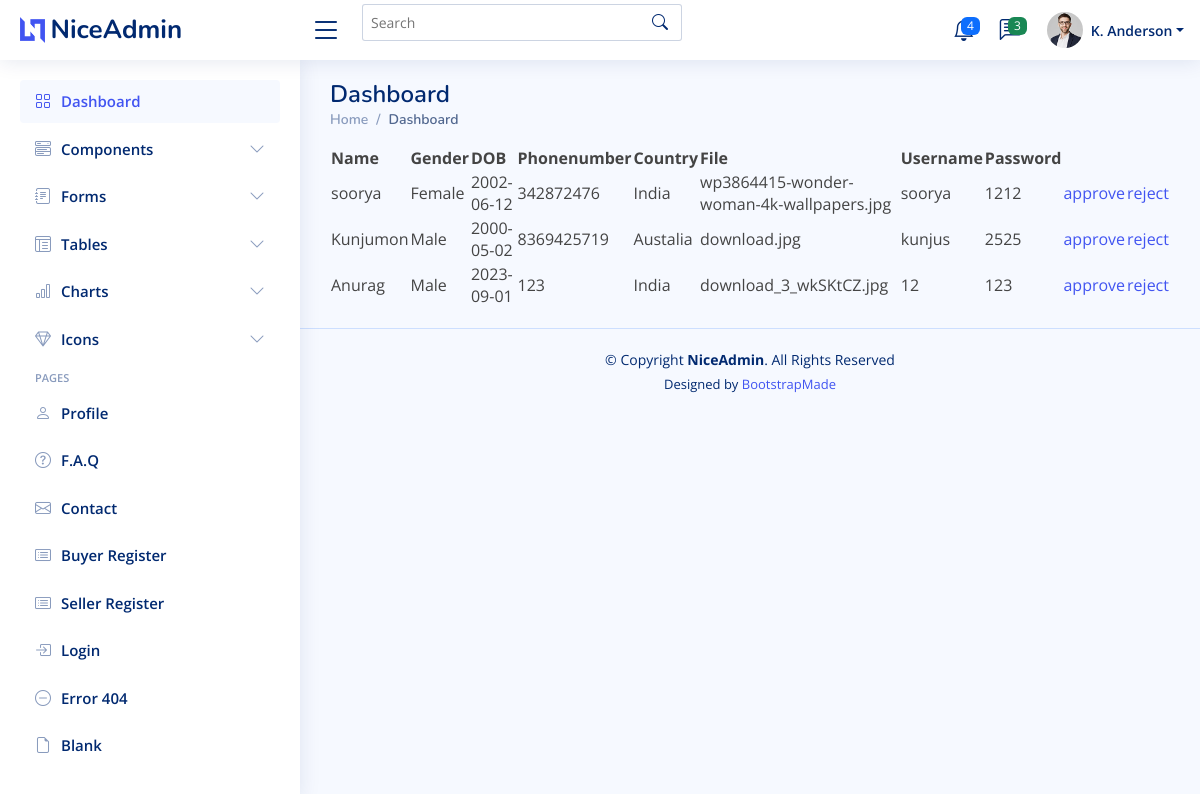
Page /viewseller/ on the committed database.
### seller/models.py (models this page shows)
class sellerregister_tb(models.Model):
    Name=models.CharField(max_length=20)
    Gender=models.CharField(max_length=20)
    DOB=models.CharField(max_length=20)
    Phonenumber=models.CharField(max_length=20)
    Country=models.CharField(max_length=20)
    File=models.FileField()
    Username=models.CharField(max_length=20)
    Password=models.CharField(max_length=20)
    Status=models.CharField(max_length=20,default='pending')

### siteadmin/views.py (the view)
# urls.py: path('viewseller/',views.viewseller,name="viewseller"),
def viewseller(request):
    seller=sellerregister_tb.objects.all()
    return render(request,'viewseller.html',{'se':seller})

### templates/viewseller.html
{% extends 'Newbase.html' %}
{% block content%}
<html>
    <body>
        <table>
            <tr>
                <th>Name</th>
                <th>Gender</th>
                <th>DOB</th>
                <th>Phonenumber</th>
                <th>Country</th>
                <th>File</th>
                <th>Username</th>
                <th>Password</th>
            </tr>
            {% for v in se %}
            <tr>
                <td>{{v.Name}}</td>
                <td>{{v.Gender}}</td>
                <td>{{v.DOB}}</td>
                <td>{{v.Phonenumber}}</td>
                <td>{{v.Country}}</td>
                <td>{{v.File}}</td>
                <td>{{v.Username}}</td>
                <td>{{v.Password}}</td>
                <td><a href="{% url 'approve' v.id %}">approve</a></td>
                <td><a href="{% url 'reject' v.id %}">reject</a></td>
            </tr>
            {% endfor %}
        </table>
    </body>
</html>
{% endblock %}

### static/NiceAdmin/assets/css/style.css (style rules this page uses)
:root { scroll-behavior: smooth; }
body { font-family: "Open Sans", sans-serif; background: #f6f9ff; color: #444444; }

### rows in the picture
sellerregister_tb: Name "soorya", Gender "Female", DOB "2002-06-12", Phonenumber "342872476", Country "India", File "wp3864415-wonder-woman-4k-wallpapers.jpg", Username "soorya", Password "1212"
sellerregister_tb: Name "Kunjumon", Gender "Male", DOB "2000-05-02", Phonenumber "8369425719", Country "Austalia", File "download.jpg", Username "kunjus", Password "2525"
sellerregister_tb: Name "Anurag", Gender "Male", DOB "2023-09-01", Phonenumber "123", Country "India", File "download_3_wkSKtCZ.jpg", Username "12", Password "123"
